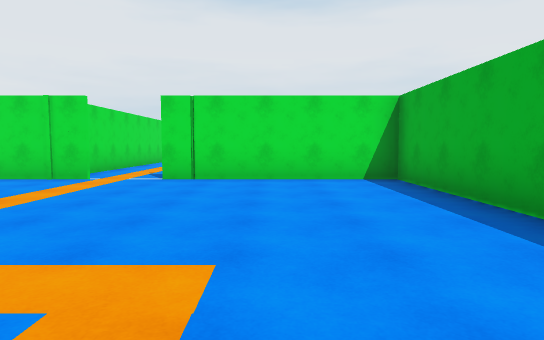
View 1 (above)

16 first-person views from a walk through a scene from a Unity 3-D project. The camera is 1.4 m above the floor, tilts 4° down and sees 75° across. The floor is counted in squares, 2 m on a side. Each view is taken from the middle of a square. On the plan, view 1 faces up. The plan holds only what a view shows up to about 11 squares ahead; the rest is blank. The place goes on beyond the plan. The player character is not drawn. Door leaves are left out, so doorways stand open.

View 2
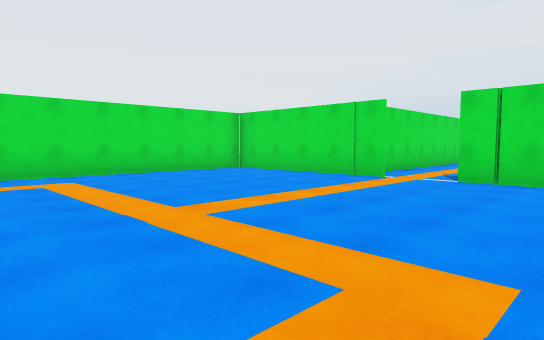

View 3
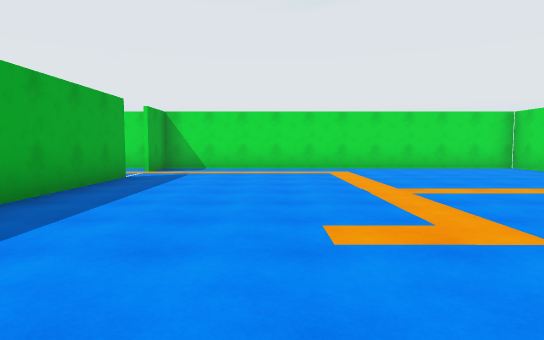

View 4
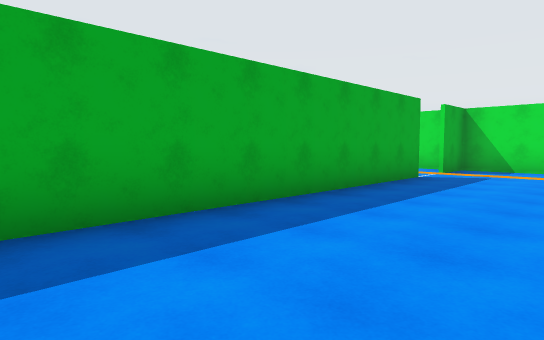

View 5
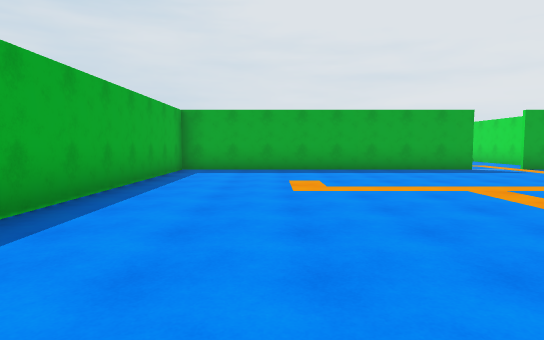

View 6
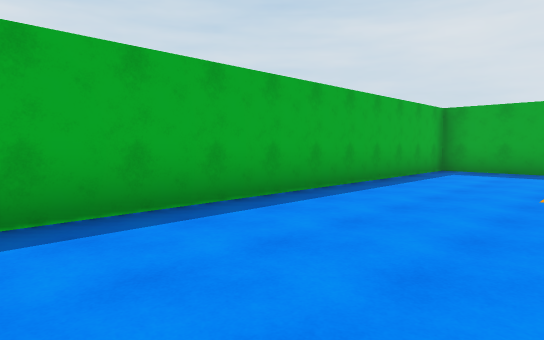

View 7
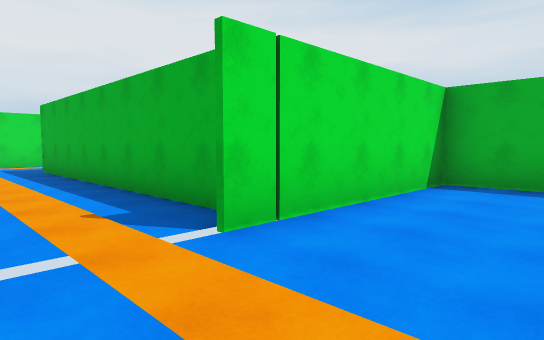

View 8
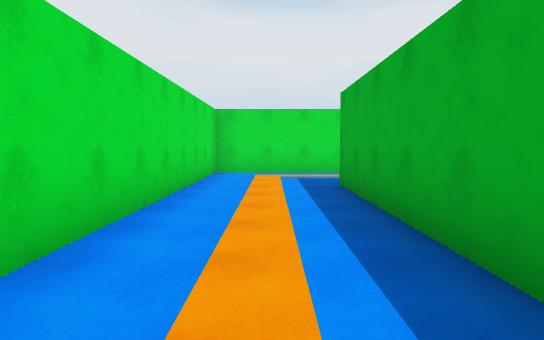

View 9
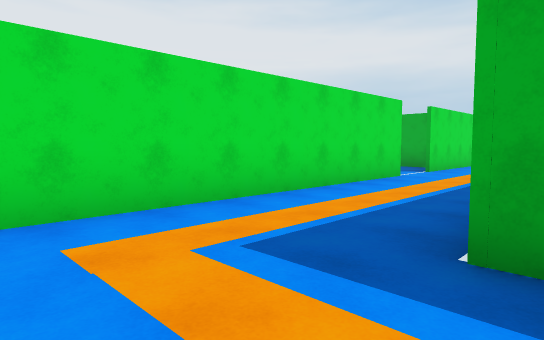

View 10
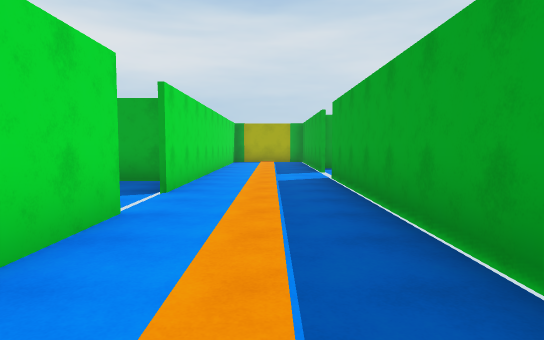

View 11
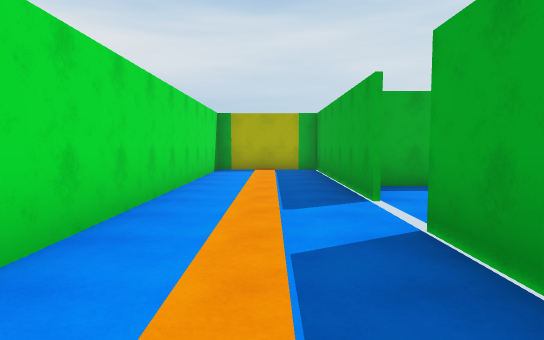

View 12
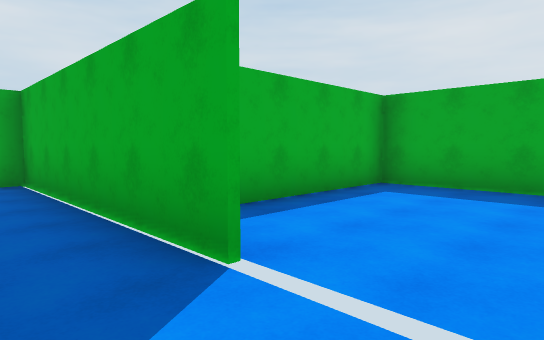

View 13
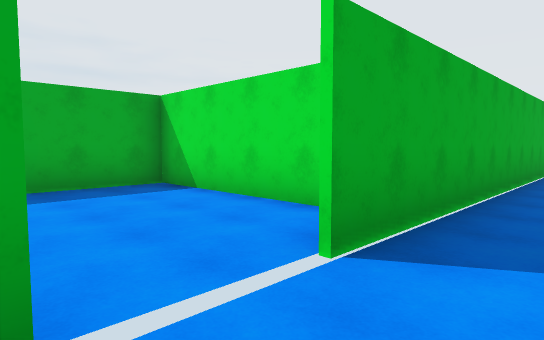

View 14
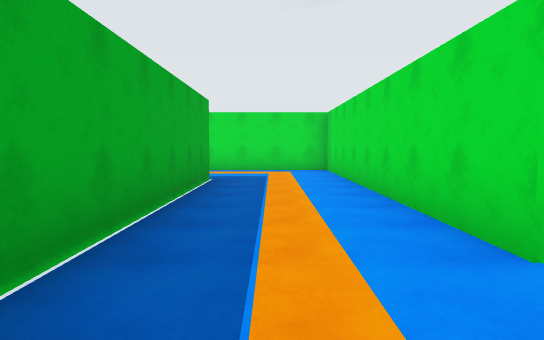

View 15
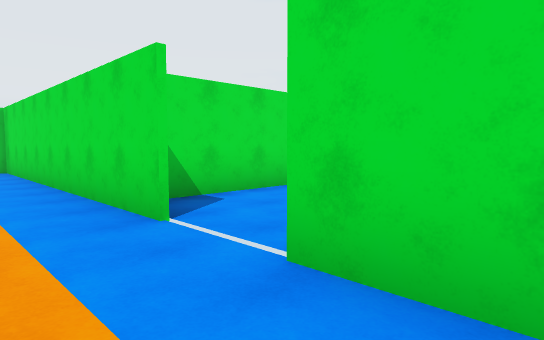

View 16
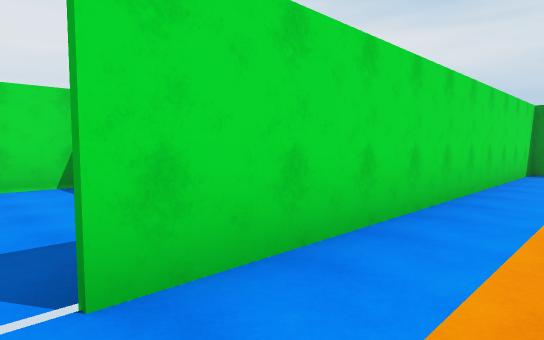

### Floor plan
Ten units are one square. View 1 is at (0, 0); x grows to the right and y downward. Boxes are objects, and circles mark ways between rooms. Rooms are numbered by the first view taken in them; rooms with no view inside come last. Other rooms are left out.
<svg viewBox="-92 -195 254 232">
<path fill="none" stroke="#000" d="M-38 -73 -87 -73 -87 32 -71 32M-59 32 26 32 26 -73 -24 -73M39 -186 -45 -186 -45 -88M97 -156 157 -156 157 -186 54 -186M-17 -80 -17 -156 81 -156M66 -145 66 -105 114 -105 114 -151"/>
<circle cx="-30" cy="-70" r="3" fill="#2a7"/>
<circle cx="100" cy="-150" r="3" fill="#2a7"/>
<circle cx="80" cy="-150" r="3" fill="#2a7"/>
<circle cx="90" cy="-160" r="3" fill="#2a7"/>
<text x="-30" y="-20">1</text>
<text x="30" y="-160">2</text>
<text x="90" y="-130">3</text>
</svg>
Room 1 opens to room 2. Room 2 opens to room 3.

Where each view was taken, in squares from view 1:
view 1: 0 up, 0 right, facing up
view 2: 0 up, 0 right, facing up-left
view 3: 0 up, 2 right, facing left
view 4: 0 up, 2 right, facing down-left
view 5: 7 up, 0 right, facing down
view 6: 7 up, 1 left, facing down-right
view 7: 5 up, 4 left, facing up-right
view 8: 9 up, 3 left, facing up
view 9: 15 up, 4 left, facing up-right
view 10: 17 up, 0 right, facing right
view 11: 17 up, 5 right, facing right
view 12: 17 up, 8 right, facing down-right
view 13: 17 up, 10 right, facing down-left
view 14: 17 up, 6 right, facing left
view 15: 17 up, 7 right, facing up-left
view 16: 17 up, 5 right, facing up-right
